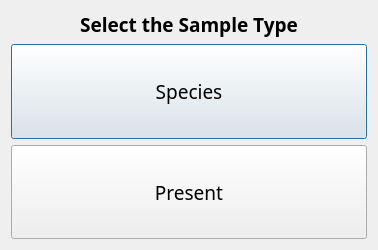
<?xml version="1.0" encoding="UTF-8"?>
<ui version="4.0">
 <class>SampleTypeSelDlg</class>
 <widget class="QDialog" name="SampleTypeSelDlg">
  <property name="geometry">
   <rect>
    <x>0</x>
    <y>0</y>
    <width>378</width>
    <height>250</height>
   </rect>
  </property>
  <property name="windowTitle">
   <string>Set Sample Type</string>
  </property>
  <layout class="QVBoxLayout" name="verticalLayout_2">
   <item>
    <layout class="QVBoxLayout" name="verticalLayout">
     <item>
      <widget class="QLabel" name="label">
       <property name="font">
        <font>
         <family>Arial Black</family>
         <pointsize>14</pointsize>
         <weight>75</weight>
         <bold>true</bold>
        </font>
       </property>
       <property name="text">
        <string>Select the Sample Type</string>
       </property>
       <property name="alignment">
        <set>Qt::AlignCenter</set>
       </property>
      </widget>
     </item>
     <item>
      <widget class="QPushButton" name="speciesBtn">
       <property name="sizePolicy">
        <sizepolicy hsizetype="Minimum" vsizetype="MinimumExpanding">
         <horstretch>0</horstretch>
         <verstretch>0</verstretch>
        </sizepolicy>
       </property>
       <property name="minimumSize">
        <size>
         <width>165</width>
         <height>50</height>
        </size>
       </property>
       <property name="font">
        <font>
         <family>Arial Black</family>
         <pointsize>14</pointsize>
        </font>
       </property>
       <property name="text">
        <string>Species</string>
       </property>
      </widget>
     </item>
     <item>
      <widget class="QPushButton" name="presentBtn">
       <property name="sizePolicy">
        <sizepolicy hsizetype="Minimum" vsizetype="MinimumExpanding">
         <horstretch>0</horstretch>
         <verstretch>0</verstretch>
        </sizepolicy>
       </property>
       <property name="minimumSize">
        <size>
         <width>165</width>
         <height>50</height>
        </size>
       </property>
       <property name="font">
        <font>
         <family>Arial Black</family>
         <pointsize>14</pointsize>
        </font>
       </property>
       <property name="text">
        <string>Present</string>
       </property>
      </widget>
     </item>
    </layout>
   </item>
  </layout>
 </widget>
 <resources/>
 <connections/>
</ui>
